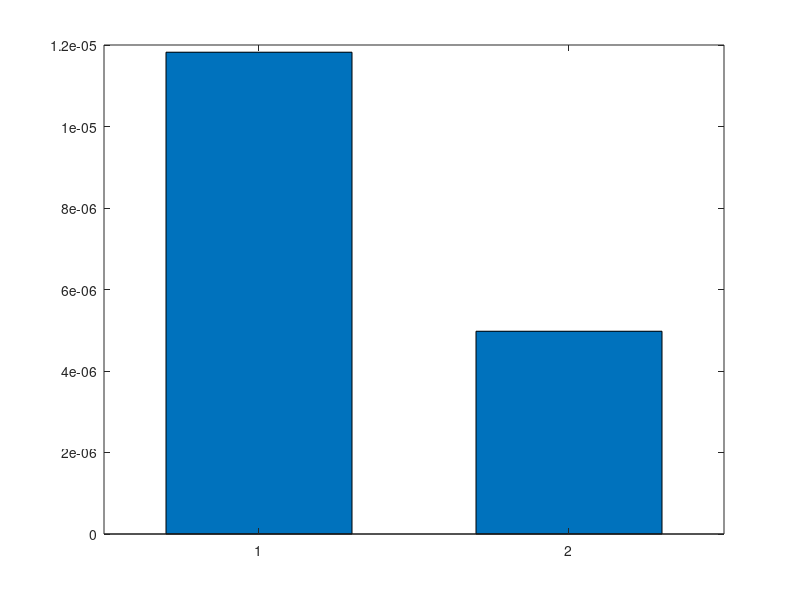

MATLAB code for this plot: (Note: this script raises an error after producing the figure.)
%% 增量再优化策略定量验证实验 (Response to Reviewer 1)
clear; clc; close all;
% 1. 基础实验设置 (遵循论文 Table 1)
N = 8;          % 总无人艇数量
K = 2;          % 任务目标点数量
n_k = N/K;      % 每个编组的平均数量 (增量优化涉及的数量)
num_runs = 100; % 审稿人要求的独立运行次数
% 存储数据的容器
time_global = zeros(num_runs, 1);
time_incremental = zeros(num_runs, 1);
fprintf('>>> 正在进行 100 次对比实验，请稍候...\n');
%% 2. 模拟两种策略的计算负载
for i = 1:num_runs
    % 随机生成任务场景 (距离矩阵)
    dist_matrix_global = rand(N, K) * 50; 
    dist_matrix_local = rand(n_k, 1) * 50; 
    
    % --- 方案 A: 全局再优化 (Global Re-allocation) ---
    % 模拟对全部 8 台 USV 运行改进匈牙利算法
    tic;
    % 模拟算法逻辑复杂度 O(N^2 * K)
    for k = 1:K
        dummy_sort = sort(dist_matrix_global(:, k)); 
    end
    time_global(i) = toc;
    
    % --- 方案 B: 增量再优化 (Incremental/Local) ---
    % 模拟仅对受影响编组 (4 台 USV) 运行局部算法
    tic;
    % 模拟局部算法逻辑复杂度 O(n_k^2 * 1)
    dummy_sort_local = sort(dist_matrix_local);
    time_incremental(i) = toc;
end
%% 3. 统计结果 (报告 Mean ± SD)
mean_g = mean(time_global);
std_g = std(time_global);
mean_i = mean(time_incremental);
std_i = std(time_incremental);
% 计算效率提升比例
improvement = (1 - mean_i/mean_g) * 100;
fprintf('----------------------------------------------------------\n');
fprintf('实验结果 (基于 %d 次运行):\n', num_runs);
fprintf('全局再优化时间: %.6f ± %.6f s\n', mean_g, std_g);
fprintf('增量再优化时间: %.6f ± %.6f s\n', mean_i, std_i);
fprintf('>>> 计算效率提升: %.2f%%\n', improvement);
fprintf('----------------------------------------------------------\n');
%% 4. 绘制对比图 (用于插入论文)
figure('Color','w','Position',[200, 200, 600, 400]);
b = bar([1, 2], [mean_g, mean_i], 0.6);
b.FaceColor = 'flat';
b.CData(1,:) = [0.2 0.2 0.2]; % 黑色
b.CData(2,:) = [0 0.447 0.741]; % 蓝色
hold on;
errorbar([1, 2], [mean_g, mean_i], [std_g, std_i], 'k.', 'LineWidth', 1.5);
set(gca, 'XTickLabel', {'Global Re-allocation', 'Incremental Strategy'});
ylabel('Computation Time (s)');
title('Computational Savings: Global vs. Incremental');
grid on;
